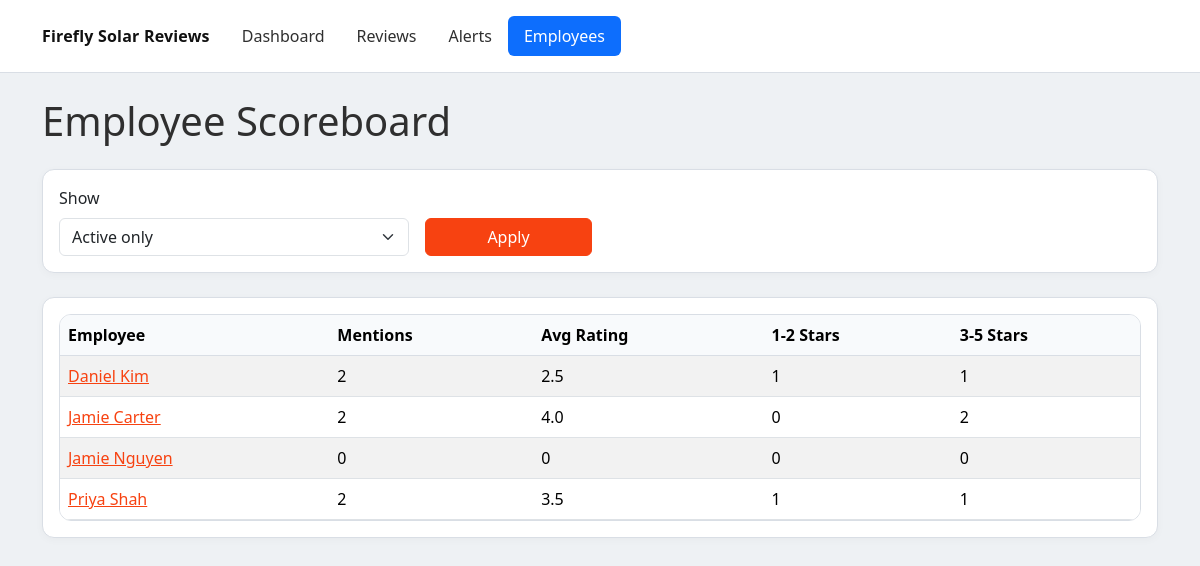
The page /employees on the database its author committed.
### app/models.py (models this page shows)
class Employee(Base):
    __tablename__ = "employees"
    id: Mapped[int] = mapped_column(Integer, primary_key=True, index=True)
    location_id: Mapped[int] = mapped_column(ForeignKey("locations.id"), nullable=False, index=True)
    full_name: Mapped[str] = mapped_column(String(255), nullable=False)
    is_active: Mapped[bool] = mapped_column(Boolean, default=True, nullable=False)
    created_at: Mapped[datetime] = mapped_column(DateTime, default=datetime.utcnow, nullable=False)

### app/main.py (the view)
@app.get("/employees", response_class=HTMLResponse)
def employees_page(request: Request, active_only: Optional[str] = "1") -> HTMLResponse:
    db: Session = SessionLocal()
    try:
        active_only_flag = active_only != "0"
        employees_query = db.query(models.Employee).order_by(models.Employee.full_name.asc())
        if active_only_flag:
            employees_query = employees_query.filter(models.Employee.is_active.is_(True))
        employees = employees_query.all()
        rows = []
        for employee in employees:
            base_query = (
                db.query(models.Review)
                .join(models.EmployeeMention, models.EmployeeMention.review_id == models.Review.id)
                .filter(models.EmployeeMention.employee_id == employee.id)
                .filter(models.EmployeeMention.ambiguity_flag.is_(False))
            )
            mentions_count = base_query.count()
            avg_rating = base_query.with_entities(func.avg(models.Review.rating)).scalar()
            low_count = base_query.filter(models.Review.rating <= 2).count()
            high_count = base_query.filter(models.Review.rating >= 3).count()
            rows.append(
                {
                    "id": employee.id,
                    "full_name": employee.full_name,
                    "mentions": mentions_count,
                    "avg_rating": round(float(avg_rating), 2) if avg_rating is not None else 0,
                    "low_count": low_count,
                    "high_count": high_count,
                    "is_active": employee.is_active,
                }
            )
        return templates.TemplateResponse(
            request=request,
            name="employees.html",
            context={
                "title": "Employees",
                "rows": rows,
                "active_only": "1" if active_only_flag else "0",
            },
        )
    finally:
        db.close()

### app/templates/employees.html (shortened to what this page needs)
<!doctype html>
<html lang="en">
  <head>
    <link
      href="https://cdn.jsdelivr.net/npm/bootstrap@5.3.3/dist/css/bootstrap.min.css"
      rel="stylesheet"
    />
    <link href="/static/app.css" rel="stylesheet" />
  </head>
  <body>
    <header class="app-header mb-4">
      <div class="container py-3 d-flex flex-wrap align-items-center gap-3">
        <a href="/" class="brand">Firefly Solar Reviews</a>
        <nav class="nav nav-pills">
          <a class="nav-link {% if request.url.path == '/dashboard' %}active{% endif %}" href="/dashboard">Dashboard</a>
          <a class="nav-link {% if request.url.path == '/reviews' %}active{% endif %}" href="/reviews">Reviews</a>
          <a class="nav-link {% if request.url.path == '/alerts' %}active{% endif %}" href="/alerts">Alerts</a>
          <a class="nav-link {% if request.url.path.startswith('/employees') %}active{% endif %}" href="/employees">Employees</a>
        </nav>
      </div>
    </header>
    <div class="container pb-4">
      <h1 class="mb-4">Employee Scoreboard</h1>
      <div class="card mb-4">
        <div class="card-body">
          <form method="get" action="/employees" class="row g-3 align-items-end">
            <div class="col-12 col-md-4">
              <label for="active_only" class="form-label">Show</label>
              <select class="form-select" id="active_only" name="active_only">
                <option value="1" {% if active_only == "1" %}selected{% endif %}>Active only</option>
              </select>
            </div>
            <div class="col-12 col-md-2">
              <button type="submit" class="btn btn-primary w-100">Apply</button>
            </div>
          </form>
        </div>
      </div>
      <div class="card">
        <div class="card-body">
          <div class="table-wrap">
            <table class="table table-striped">
              <thead>
                <tr>
                  <th>Employee</th>
                  <th>Mentions</th>
                  <th>Avg Rating</th>
                  <th>1-2 Stars</th>
                  <th>3-5 Stars</th>
                </tr>
              </thead>
              <tbody>
                {% for row in rows %}
                <tr>
                  <td><a href="/employees/{{ row.id }}">{{ row.full_name }}</a></td>
                  <td>{{ row.mentions }}</td>
                  <td>{{ row.avg_rating }}</td>
                  <td>{{ row.low_count }}</td>
                  <td>{{ row.high_count }}</td>
                </tr>
                {% endfor %}
              </tbody>
            </table>
          </div>
        </div>
      </div>
    </div>
  </body>
</html>

### app/static/app.css (style rules this page uses)
:root { --firefly-orange: #F74211; --firefly-black: #111111; --firefly-white: #ffffff; --firefly-dark-grey: #2f2f2f; --firefly-light-grey: #eef1f4; --firefly-border: #d9dee5; }
body { background: var(--firefly-light-grey); color: var(--firefly-dark-grey); }
.app-header { background: var(--firefly-white); border-bottom: 1px solid var(--firefly-border); }
.brand { color: var(--firefly-black); font-weight: 700; letter-spacing: 0.2px; text-decoration: none; }
.nav-link { color: var(--firefly-dark-grey); border-radius: 8px; }
.nav-link.active { color: var(--firefly-white); background: var(--firefly-orange); }
.btn-primary { background: var(--firefly-orange); border-color: var(--firefly-orange); }
.card { border: 1px solid var(--firefly-border); border-radius: 12px; box-shadow: 0 2px 8px rgba(0, 0, 0, 0.03); }
.table-wrap { border: 1px solid var(--firefly-border); border-radius: 12px; overflow: hidden; }
.table { margin-bottom: 0; }
.table thead th { background: #f8fafc; border-bottom: 1px solid var(--firefly-border); }
a { color: var(--firefly-orange); }

### rows shown on the page
Employee: full_name "Daniel Kim", mentions "2", avg_rating "2.5", low_count "1", high_count "1"
Employee: full_name "Jamie Carter", mentions "2", avg_rating "4.0", low_count "0", high_count "2"
Employee: full_name "Jamie Nguyen", mentions "0", avg_rating "0", low_count "0", high_count "0"
Employee: full_name "Priya Shah", mentions "2", avg_rating "3.5", low_count "1", high_count "1"
